Frame 1 (no input): blank canvas, image omitted
Frame 60 (the mouse pressed at the canvas centre just before this capture): blank canvas, image omitted
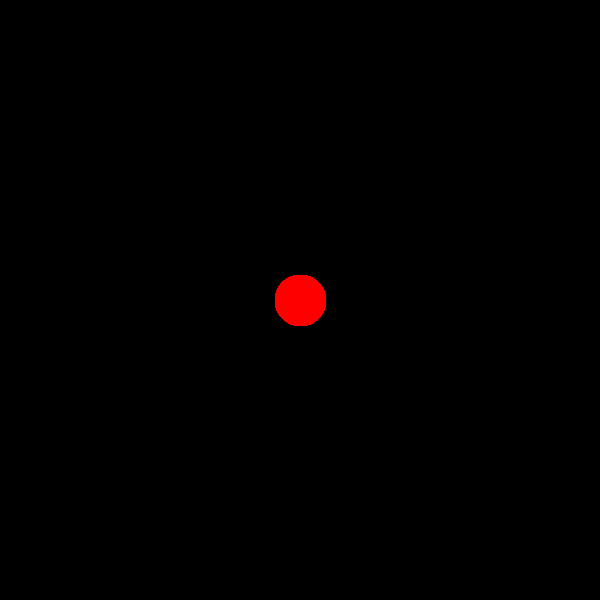
Frame 120 (the mouse held since frame 60 and released just before this capture)

The Processing sketch whose frames 1 and 60 were blank and that drew this single picture after the mouse press (run headless with seeded random() and noise(); from frame 60 on, the mouse is pressed at the canvas centre):

// Processing sketch: processing_89232
// ── processing_89232.pde

boolean one=true;
boolean two=false;
boolean three=false;
color c=color(255,0,0,255);
color d=color(100,100,100);
int rad=50;
float red;
float green;
float blue;
float vis;
void setup(){
 //colorMode(HSB, 255);
  size(600,600);  
  background(0);
  //smooth();
  loadPixels();
  frameRate(30);
  
}

void draw(){
   
  
         loadPixels();
         stroke(c);
         fill(c);
       
       
        
     if (mousePressed == true){       if (two==true){
  ellipse(mouseX,mouseY,rad,rad);
       }

       if(one==true){
        ellipse(mouseX,mouseY,rad,rad);
         
   
       }
       
     
      
     if(three==true){ 
    triangle(mouseX,mouseY,random(rad)+mouseX,random(rad)+mouseY,mouseX-random(rad),mouseY-random(rad));
     
         
    }
     }

}
     
     
     

  
  

  
  
void keyPressed(){
 if (key=='1'){
 one=true;
 two=false;
 three=false;
 vis=255;
 }
  if (key=='2'){
 one=false;
 two=true;
 three=false;
 vis=100;
 c=color(red(c),green(c),blue(c),vis);
 }
  if (key=='3'){
 one=false;
 two=false;
 three=true;
 vis=255;
 }
 if (key=='r')
   c=color(255,0,0,vis);
if (key=='g')
   c=color(0,255,0,vis);
   if (key=='b')
   c=color(0,0,255,vis);
   if (key=='e')
   c=color(random(255),random(255),random(255),vis);
if (key=='+')
  rad+=5;
  if(key=='-'){
    if(rad>5)
    rad-=5;
  }
}
